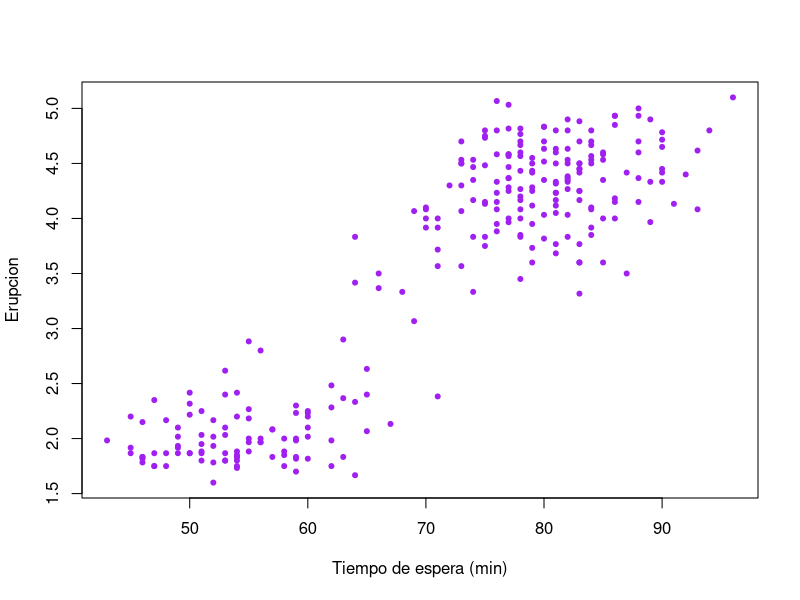

This figure's R source:
#======================================================
# Correlación de Pearson
# Datos del geyser Old Faithful
# 24/09/2025
#======================================================

data("faithful")

plot(faithful$waiting, faithful$eruptions,
     xlab = "Tiempo de espera (min)",
     ylab = "Erupcion",
     col = "purple",
     pch = 20)

# Correlacionar las dos variables

shapiro.test(faithful$eruptions)
shapiro.test(faithful$waiting)

# Pearson solo se utiliza cuando tenemos datos normales
#======================================================
cor.test(faithful$waiting, faithful$eruptions,
         method = "pearson")



#======================================================
# Sperman se utiliza como contraparte para datos no normales
#======================================================

cor.test(faithful$waiting, faithful$eruptions,
         method = "spearman")

